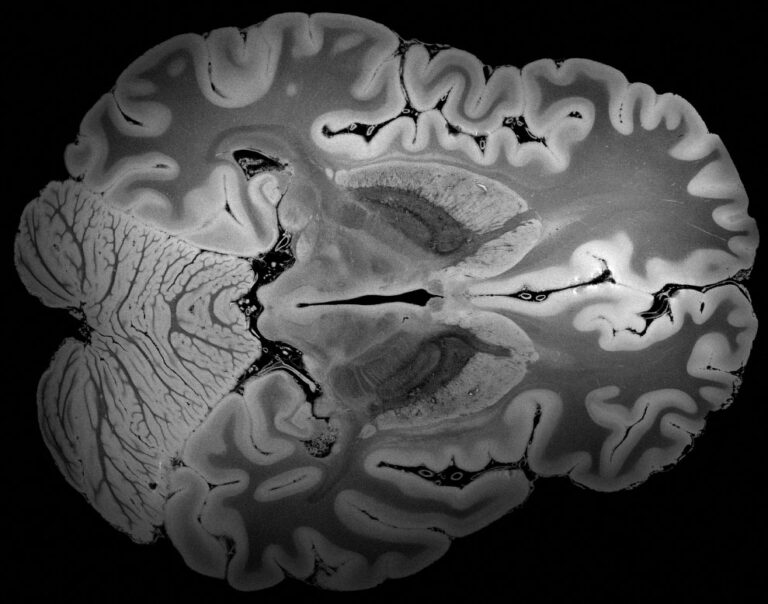
#> input picture registration/brain_mr.jpg, 768 x 604 px
$ jupyter execute homogeneousTransform.ipynb
#> lines starting #> are read from the running program, lines starting #| are printed output that depends on the picture
[cell 1]
import cv2
import math
import matplotlib.pyplot as plt

[cell 2]
img = cv2.imread('brain_mr.jpg',1)
#> img is the input picture: shape (604, 768, 3); min 0, max 255, mean 70.4

[cell 3]
plt.imshow(img)
# [4 lines of commented-out code are left out]

[cell 4]
# traslation of image
tx = abs(int(input("Ingrese la cantidad de pixeles a mover en X: ")))
#> the answer given: 3
ty = abs(int(input("Ingrese la cantidad de pixeles a mover en Y: ")))
#> the answer given: 3
imgT = [ [ [0,0,0] for i in range(len(img[0])+tx) ] for j in range(len(img)+ty) ]
#> imgT = 607 items
for i in range(len(img)):
    for j in range(len(img[0])):
        imgT[i+tx][j+ty]=img[i][j]
plt.imshow(imgT)
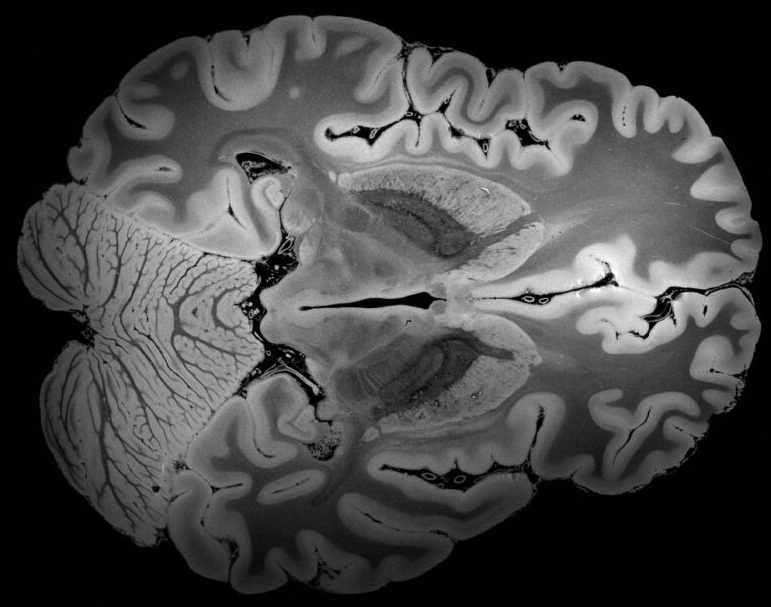
#> shown: shape (607, 771, 3); min 0, max 255, mean 69.8

[cell 5]
# rotate image
# se utiliza la transformacion de euler
# x' = xcos(theta)-ysin(theta)
# y' = xsin(theta)+ycos(theta)
thetaInput = abs(int(input("Ingrese el angulo a rotar en grados: ")))
#> the answer given: 3
if thetaInput>=360: thetaInput=thetaInput-360
theta = thetaInput*(math.pi/180)
rotatedSize = int(math.sqrt(len(img)*len(img)+len(img[0])*len(img[0])))
#> rotatedSize = 977
xOffset = 0
yOffset = 0
if 0<=thetaInput<90: xOffset = len(img[0])*math.sin(theta)
#> xOffset = 40.19
elif 90<=thetaInput<180:
    xOffset = rotatedSize
    yOffset = len(img[0])*math.cos(math.pi-theta)
elif 180<=thetaInput<270:
    xOffset = len(img[0])*math.sin(math.pi-theta)
    yOffset = rotatedSize
elif 270<=thetaInput<360: yOffset = len(img[0])*math.cos(theta)
imgR = [ [ [0,0,0] for i in range(rotatedSize+1) ] for j in range(rotatedSize+1) ]
#> imgR = 978 items
for i in range(len(img)):
    for j in range(len(img[i])):
        x = int(i*math.cos(theta)-j*math.sin(theta)+xOffset)
        y = int(i*math.sin(theta)+j*math.cos(theta)+yOffset)
        imgR[x][y]=img[i][j]
plt.imshow(imgR)
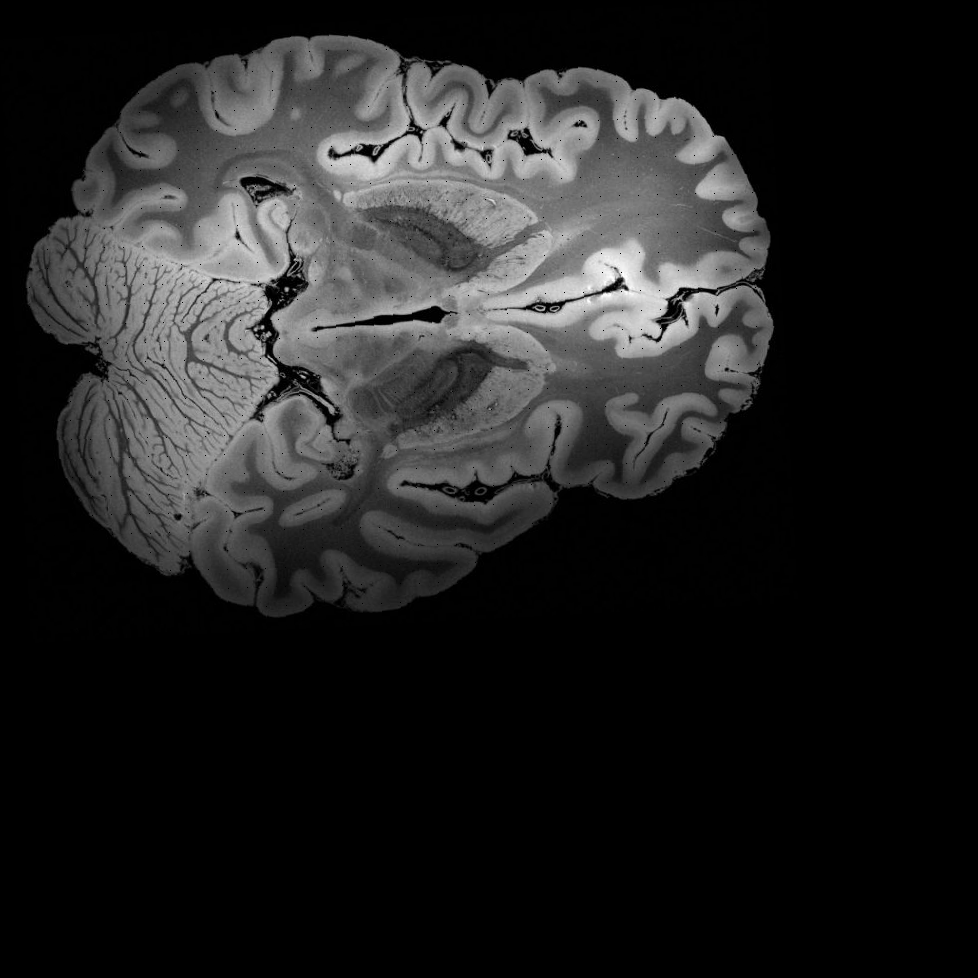
#> shown: shape (978, 978, 3); min 0, max 255, mean 34
